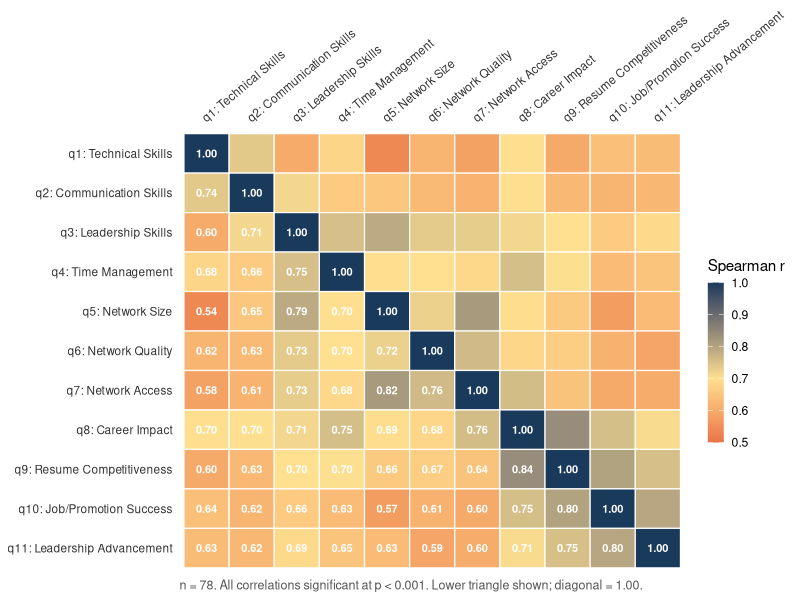
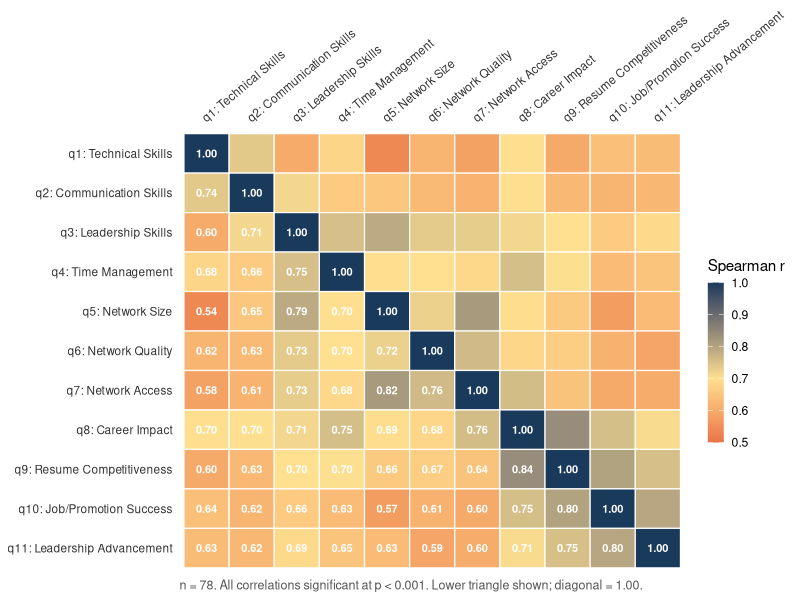
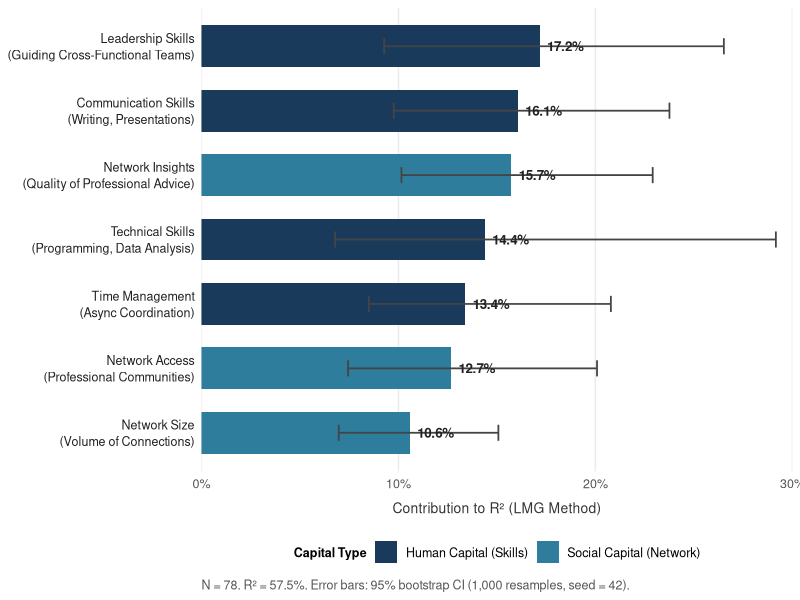
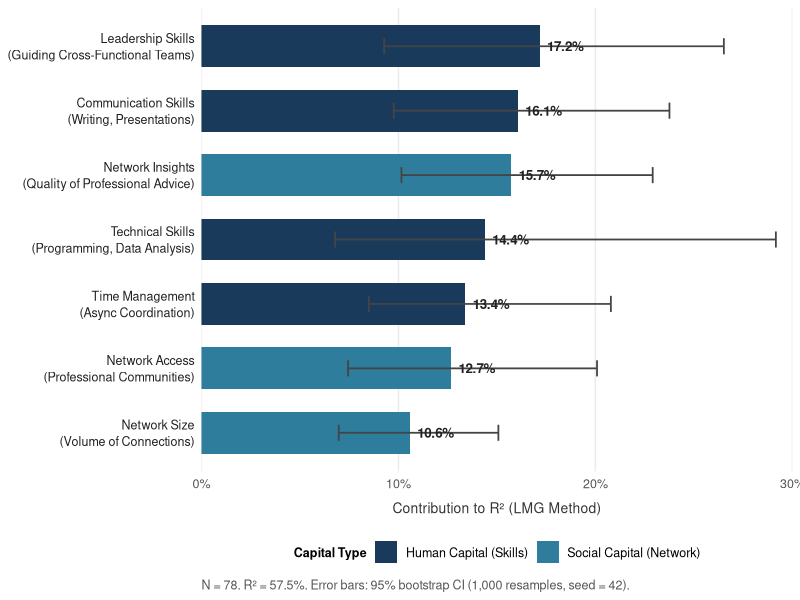
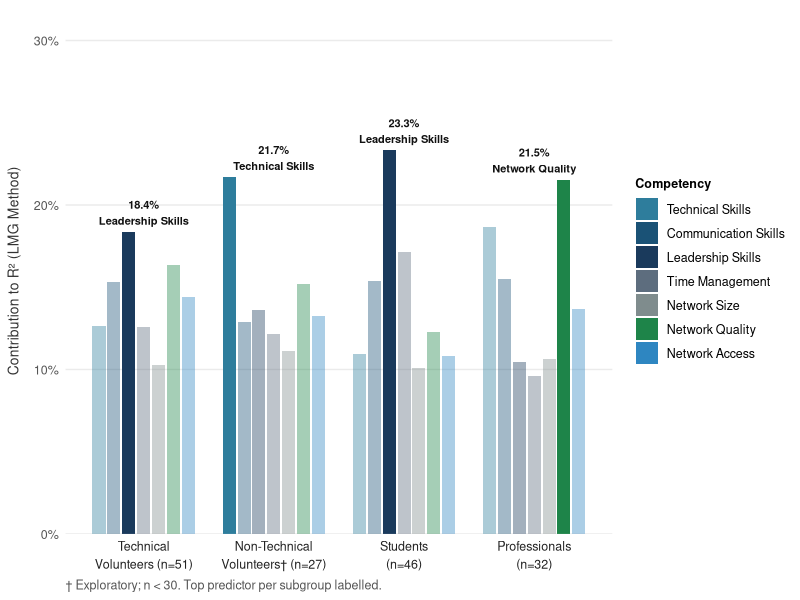
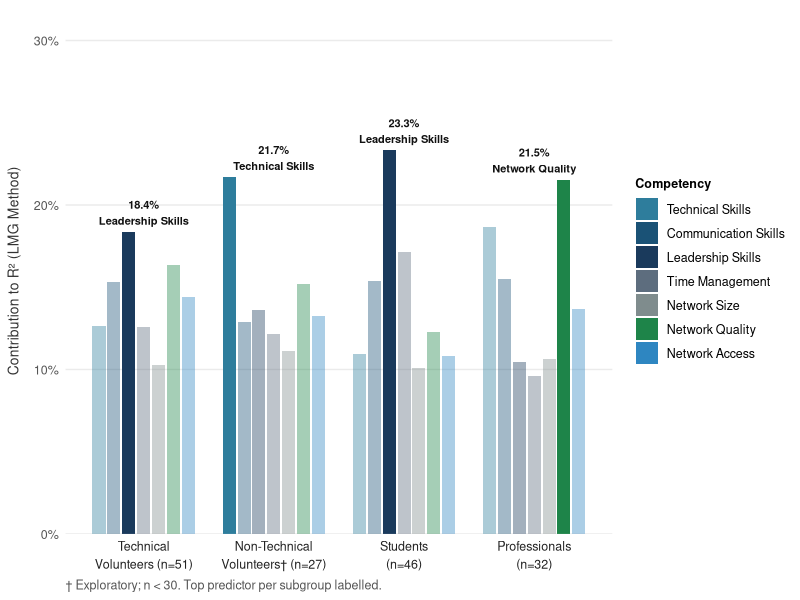

Source code (R) for these figures, in order:
################################################################################
# generate_figures.R
# Generates high-resolution PNG + SVG figures for the paper.
#
# Figure order matches document order:
#   Fig 1 (§4.1) – Spearman Correlation Matrix
#   Fig 2 (§4.2) – Career ROI Pathway (LMG full-sample)
#   Fig 3 (§4.3) – Subgroup Comparison (Cross-Training Effect)
################################################################################

user_lib <- path.expand("~/R/library")
if (dir.exists(user_lib)) .libPaths(c(user_lib, .libPaths()))

for (pkg in c("ggplot2")) {
  if (!require(pkg, character.only = TRUE, quietly = TRUE))
    stop(sprintf("Missing package '%s'. Run install_dependencies.R first.", pkg))
}

dir.create("output", showWarnings = FALSE)
cat("Generating figures...\n")

ACCENT <- "#1a3a5c"

save_fig <- function(plot_obj, base, width = 9, height = 6, dpi = 300) {
  ggsave(paste0(base, ".png"), plot = plot_obj,
         width = width, height = height, dpi = dpi, bg = "white")
  svg(paste0(base, ".svg"), width = width, height = height, bg = "white")
  print(plot_obj)
  dev.off()
  cat(sprintf("  Written: %s.{png,svg}\n", base))
}

# ════════════════════════════════════════════════════════════════════════════
# FIGURE 1 – Spearman Correlation Matrix  (§4.1)
# ════════════════════════════════════════════════════════════════════════════

cat("  Building Figure 1: Correlation matrix...\n")

cor_mat <- read.csv("output/correlation_matrix.csv", row.names = 1,
                    check.names = FALSE)
items <- paste0("q", 1:11)
cor_mat <- cor_mat[items, items]

var_labels <- c(
  q1  = "q1: Technical Skills",
  q2  = "q2: Communication Skills",
  q3  = "q3: Leadership Skills",
  q4  = "q4: Time Management",
  q5  = "q5: Network Size",
  q6  = "q6: Network Quality",
  q7  = "q7: Network Access",
  q8  = "q8: Career Impact",
  q9  = "q9: Resume Competitiveness",
  q10 = "q10: Job/Promotion Success",
  q11 = "q11: Leadership Advancement"
)

# Build long-format data frame with integer row/column indices
ni <- length(items)
cor_long <- expand.grid(xi = seq_len(ni), yi = seq_len(ni),
                        KEEP.OUT.ATTRS = FALSE)
cor_long$val   <- as.vector(as.matrix(cor_mat))       # col-major matches xi/yi
cor_long$x     <- factor(items[cor_long$xi], levels = items)
cor_long$y     <- factor(items[cor_long$yi], levels = rev(items))
cor_long$label <- sprintf("%.2f", cor_long$val)
# Lower triangle + diagonal: row index (from bottom) >= col index
# y is reversed, so as.integer(y) gives position from top; row from bottom = ni+1 - as.integer(y)
cor_long$show  <- (ni + 1L - as.integer(cor_long$y)) >= cor_long$xi

fig1 <- ggplot(cor_long, aes(x = x, y = y, fill = val)) +
  geom_tile(color = "white", linewidth = 0.4) +
  geom_text(data = subset(cor_long, show),
            aes(label = label),
            size = 2.8, color = "white", fontface = "bold") +
  scale_fill_gradient2(
    low = "#d73027", mid = "#fee090", high = ACCENT,
    midpoint = 0.7, limits = c(0.5, 1),
    name = "Spearman r",
    guide = guide_colorbar(barwidth = 0.8, barheight = 8, title.vjust = 1)
  ) +
  scale_x_discrete(labels = var_labels, position = "top") +
  scale_y_discrete(labels = var_labels) +
  labs(x = NULL, y = NULL,
       caption = "n = 78. All correlations significant at p < 0.001. Lower triangle shown; diagonal = 1.00.") +
  theme_minimal(base_size = 11) +
  theme(
    axis.text.x     = element_text(angle = 40, hjust = 0, size = 8.5, color = "#333"),
    axis.text.y     = element_text(size = 8.5, color = "#333"),
    panel.grid      = element_blank(),
    legend.position = "right",
    plot.caption    = element_text(size = 9, color = "#555", hjust = 0),
    plot.background = element_rect(fill = "white", color = NA)
  )

save_fig(fig1, "output/fig1_correlation_matrix", width = 9, height = 7)

# ════════════════════════════════════════════════════════════════════════════
# FIGURE 2 – Career ROI Pathway / LMG Full Sample  (§4.2)
# ════════════════════════════════════════════════════════════════════════════

cat("  Building Figure 2: Career ROI pathway...\n")

lmg <- read.csv("output/relative_importance_results.csv", stringsAsFactors = FALSE)
lmg <- lmg[order(lmg$lmg_pct), ]   # ascending → top predictor at top after coord_flip

label_full <- c(
  q1 = "Technical Skills\n(Programming, Data Analysis)",
  q2 = "Communication Skills\n(Writing, Presentations)",
  q3 = "Leadership Skills\n(Guiding Cross-Functional Teams)",
  q4 = "Time Management\n(Async Coordination)",
  q5 = "Network Size\n(Volume of Connections)",
  q6 = "Network Insights\n(Quality of Professional Advice)",
  q7 = "Network Access\n(Professional Communities)"
)
lmg$label_full <- label_full[lmg$variable]
lmg$category   <- ifelse(lmg$variable %in% c("q5", "q6", "q7"),
                          "Social Capital (Network)", "Human Capital (Skills)")
lmg$variable   <- factor(lmg$variable, levels = lmg$variable)

cat_colors <- c("Human Capital (Skills)"   = ACCENT,
                "Social Capital (Network)" = "#2e7d9c")

fig2 <- ggplot(lmg, aes(x = variable, y = lmg_pct, fill = category)) +
  geom_col(width = 0.65) +
  geom_errorbar(aes(ymin = ci_lower, ymax = ci_upper),
                width = 0.25, linewidth = 0.6, color = "#444") +
  geom_text(aes(label = sprintf("%.1f%%", lmg_pct)),
            hjust = -0.2, size = 3.4, fontface = "bold", color = "#222") +
  scale_x_discrete(labels = setNames(lmg$label_full, as.character(lmg$variable))) +
  scale_y_continuous(limits = c(0, 30),
                     labels = function(x) paste0(x, "%"),
                     expand = c(0, 0)) +
  scale_fill_manual(values = cat_colors, name = "Capital Type") +
  coord_flip() +
  labs(x = NULL,
       y = "Contribution to R\u00b2 (LMG Method)",
       caption = "N = 78. R\u00b2 = 57.5%. Error bars: 95% bootstrap CI (1,000 resamples, seed = 42).") +
  theme_minimal(base_size = 11) +
  theme(
    axis.text.y        = element_text(size = 9, lineheight = 1.1, color = "#222"),
    axis.text.x        = element_text(size = 9, color = "#555"),
    axis.title.x       = element_text(size = 10, color = "#333", margin = margin(t = 8)),
    panel.grid.major.y = element_blank(),
    panel.grid.minor   = element_blank(),
    legend.position    = "bottom",
    legend.title       = element_text(size = 9, face = "bold"),
    legend.text        = element_text(size = 9),
    plot.caption       = element_text(size = 9, color = "#555", hjust = 0),
    plot.background    = element_rect(fill = "white", color = NA)
  )

save_fig(fig2, "output/fig2_career_roi_pathway", width = 9, height = 5.5)

# ════════════════════════════════════════════════════════════════════════════
# FIGURE 3 – Subgroup Comparison / Cross-Training Effect  (§4.3)
# ════════════════════════════════════════════════════════════════════════════

cat("  Building Figure 3: Subgroup comparison...\n")

sub <- read.csv("output/subgroup_analysis_results.csv", stringsAsFactors = FALSE)
sub <- sub[sub$group %in% c("Role: Tech", "Role: Non-Tech",
                              "Stage: Student", "Stage: Professional"), ]

group_labels <- c(
  "Role: Tech"          = "Technical\nVolunteers (n=51)",
  "Role: Non-Tech"      = "Non-Technical\nVolunteers\u2020 (n=27)",
  "Stage: Student"      = "Students\n(n=46)",
  "Stage: Professional" = "Professionals\n(n=32)"
)
sub$group_label <- factor(group_labels[sub$group], levels = group_labels)

item_labels <- c(q1 = "Technical Skills",    q2 = "Communication Skills",
                 q3 = "Leadership Skills",   q4 = "Time Management",
                 q5 = "Network Size",        q6 = "Network Quality",
                 q7 = "Network Access")
sub$item_label <- factor(item_labels[sub$variable], levels = item_labels)

top_per_group <- do.call(rbind, lapply(unique(sub$group), function(g) {
  rows <- sub[sub$group == g, ]
  rows[which.max(rows$contribution_pct), ]
}))
sub$is_top <- paste(sub$group, sub$variable) %in%
              paste(top_per_group$group, top_per_group$variable)

item_colors <- c(
  "Technical Skills"    = "#2e7d9c",
  "Communication Skills"= "#1a5276",
  "Leadership Skills"   = ACCENT,
  "Time Management"     = "#5d6d7e",
  "Network Size"        = "#7f8c8d",
  "Network Quality"     = "#1e8449",
  "Network Access"      = "#2e86c1"
)

fig3 <- ggplot(sub, aes(x = group_label, y = contribution_pct,
                         fill = item_label, alpha = is_top)) +
  geom_col(position = position_dodge(width = 0.8), width = 0.7) +
  geom_text(
    data = top_per_group,
    aes(x = group_labels[group], y = contribution_pct,
        label = sprintf("%.1f%%\n%s", contribution_pct, item_labels[variable])),
    position = position_dodge(width = 0.8),
    vjust = -0.3, size = 2.8, fontface = "bold", color = "#111",
    inherit.aes = FALSE
  ) +
  scale_fill_manual(values = item_colors, name = "Competency") +
  scale_alpha_manual(values = c(`TRUE` = 1, `FALSE` = 0.4), guide = "none") +
  scale_y_continuous(labels = function(x) paste0(x, "%"),
                     limits = c(0, 32), expand = c(0, 0)) +
  labs(x = NULL,
       y = "Contribution to R\u00b2 (LMG Method)",
       caption = "\u2020 Exploratory; n < 30. Top predictor per subgroup labelled.") +
  theme_minimal(base_size = 11) +
  theme(
    axis.text.x        = element_text(size = 9, lineheight = 1.2, color = "#222"),
    axis.text.y        = element_text(size = 9, color = "#555"),
    axis.title.y       = element_text(size = 10, color = "#333", margin = margin(r = 8)),
    panel.grid.major.x = element_blank(),
    panel.grid.minor   = element_blank(),
    legend.position    = "right",
    legend.title       = element_text(size = 9, face = "bold"),
    legend.text        = element_text(size = 9),
    plot.caption       = element_text(size = 9, color = "#555", hjust = 0),
    plot.background    = element_rect(fill = "white", color = NA)
  )

save_fig(fig3, "output/fig3_subgroup_comparison", width = 10, height = 6)

cat(sprintf("\nDone. 3 figures written to output/\n"))
